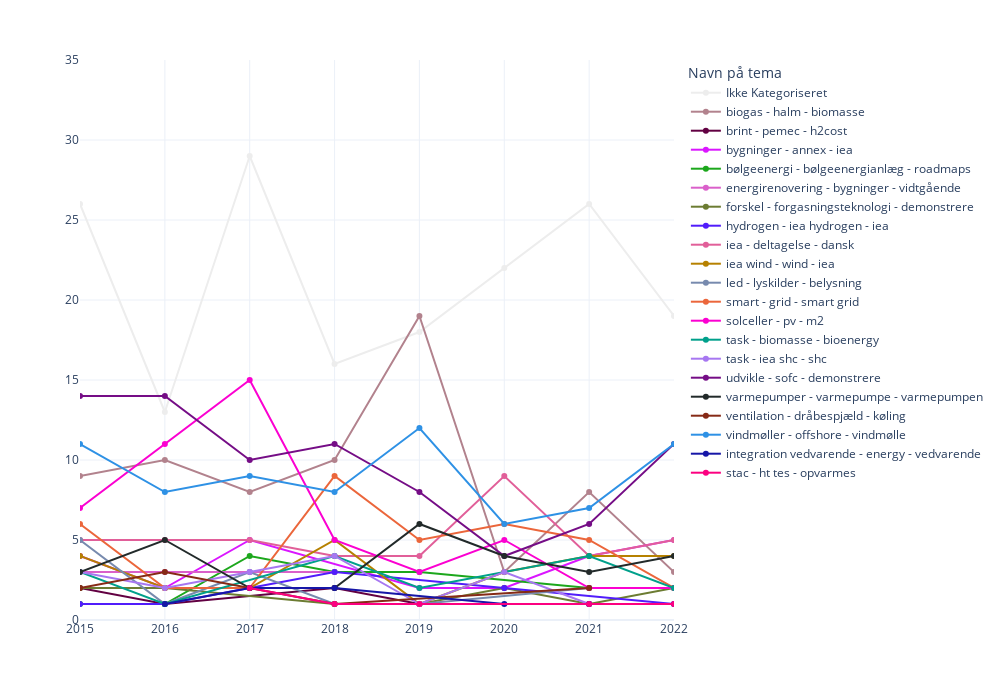

The notebook cell saved with this chart:
### Code cell
temp = df_out.groupby(['topics_name','Slut (år)']).count()['ID'].reset_index().sort_values('ID', ascending=False)

temp = temp.rename(
    columns={
    'ID': 'Antal',
    'topics_name': 'Navn på tema',
    }
).sort_values(['Slut (år)','Navn på tema'])

fig = px.line(
    temp,
    x = 'Slut (år)',
    y = 'Antal',
    color='Navn på tema',
    width=1000, 
    height=700,
    markers=True,
    color_discrete_map=color_dict,
    template='plotly_white', 
)
fig.update_layout(
    showlegend=True,
    xaxis_title=None,
    yaxis_title=None,
    yaxis_range=[0,35],
    xaxis_range=[2015,2022]
)

fig.show()

### Figure 1 — Plotly figure (JSON) as saved in the notebook; plotly's stock layout.template omitted (floating-point values rounded to 4 significant figures)
{"data": [{"hovertemplate": "Navn på tema=Ikke Kategoriseret<br>Slut (år)=%{x}<br>Antal=%{y}<extra></extra>", "legendgroup": "Ikke Kategoriseret", "line": {"color": "#ededed", "dash": "solid"}, "marker": {"symbol": "circle"}, "mode": "markers+lines", "name": "Ikke Kategoriseret", "orientation": "v", "showlegend": true, "type": "scatter", "x": [2015, 2016, 2017, 2018, 2019, 2020, 2021, 2022], "xaxis": "x", "y": [26, 13, 29, 16, 18, 22, 26, 19], "yaxis": "y"}, {"hovertemplate": "Navn på tema=biogas - halm - biomasse<br>Slut (år)=%{x}<br>Antal=%{y}<extra></extra>", "legendgroup": "biogas - halm - biomasse", "line": {"color": "#B2828D", "dash": "solid"}, "marker": {"symbol": "circle"}, "mode": "markers+lines", "name": "biogas - halm - biomasse", "orientation": "v", "showlegend": true, "type": "scatter", "x": [2015, 2016, 2017, 2018, 2019, 2020, 2021, 2022], "xaxis": "x", "y": [9, 10, 8, 10, 19, 3, 8, 3], "yaxis": "y"}, {"hovertemplate": "Navn på tema=brint - pemec - h2cost<br>Slut (år)=%{x}<br>Antal=%{y}<extra></extra>", "legendgroup": "brint - pemec - h2cost", "line": {"color": "#620042", "dash": "solid"}, "marker": {"symbol": "circle"}, "mode": "markers+lines", "name": "brint - pemec - h2cost", "orientation": "v", "showlegend": true, "type": "scatter", "x": [2015, 2016, 2018, 2019, 2021, 2022], "xaxis": "x", "y": [2, 1, 2, 1, 1, 1], "yaxis": "y"}, {"hovertemplate": "Navn på tema=bygninger - annex - iea<br>Slut (år)=%{x}<br>Antal=%{y}<extra></extra>", "legendgroup": "bygninger - annex - iea", "line": {"color": "#DA16FF", "dash": "solid"}, "marker": {"symbol": "circle"}, "mode": "markers+lines", "name": "bygninger - annex - iea", "orientation": "v", "showlegend": true, "type": "scatter", "x": [2015, 2016, 2017, 2019, 2020, 2021, 2022], "xaxis": "x", "y": [4, 2, 5, 2, 2, 4, 5], "yaxis": "y"}, {"hovertemplate": "Navn på tema=bølgeenergi - bølgeenergianlæg - roadmaps<br>Slut (år)=%{x}<br>Antal=%{y}<extra></extra>", "legendgroup": "bølgeenergi - bølgeenergianlæg - roadmaps", "line": {"color": "#1CA71C", "dash": "solid"}, "marker": {"symbol": "circle"}, "mode": "markers+lines", "name": "bølgeenergi - bølgeenergianlæg - roadmaps", "orientation": "v", "showlegend": true, "type": "scatter", "x": [2015, 2016, 2017, 2018, 2019, 2021, 2022], "xaxis": "x", "y": [1, 1, 4, 3, 3, 2, 2], "yaxis": "y"}, {"hovertemplate": "Navn på tema=energirenovering - bygninger - vidtgående<br>Slut (år)=%{x}<br>Antal=%{y}<extra></extra>", "legendgroup": "energirenovering - bygninger - vidtgående", "line": {"color": "#DA60CA", "dash": "solid"}, "marker": {"symbol": "circle"}, "mode": "markers+lines", "name": "energirenovering - bygninger - vidtgående", "orientation": "v", "showlegend": true, "type": "scatter", "x": [2015, 2016, 2017, 2018], "xaxis": "x", "y": [3, 3, 3, 3], "yaxis": "y"}, {"hovertemplate": "Navn på tema=forskel - forgasningsteknologi - demonstrere<br>Slut (år)=%{x}<br>Antal=%{y}<extra></extra>", "legendgroup": "forskel - forgasningsteknologi - demonstrere", "line": {"color": "#6C7C32", "dash": "solid"}, "marker": {"symbol": "circle"}, "mode": "markers+lines", "name": "forskel - forgasningsteknologi - demonstrere", "orientation": "v", "showlegend": true, "type": "scatter", "x": [2015, 2016, 2018, 2019, 2020, 2021, 2022], "xaxis": "x", "y": [2, 2, 1, 1, 2, 1, 2], "yaxis": "y"}, {"hovertemplate": "Navn på tema=hydrogen - iea hydrogen - iea<br>Slut (år)=%{x}<br>Antal=%{y}<extra></extra>", "legendgroup": "hydrogen - iea hydrogen - iea", "line": {"color": "#511CFB", "dash": "solid"}, "marker": {"symbol": "circle"}, "mode": "markers+lines", "name": "hydrogen - iea hydrogen - iea", "orientation": "v", "showlegend": true, "type": "scatter", "x": [2015, 2016, 2018, 2020, 2022], "xaxis": "x", "y": [1, 1, 3, 2, 1], "yaxis": "y"}, {"hovertemplate": "Navn på tema=iea - deltagelse - dansk<br>Slut (år)=%{x}<br>Antal=%{y}<extra></extra>", "legendgroup": "iea - deltagelse - dansk", "line": {"color": "#E15F99", "dash": "solid"}, "marker": {"symbol": "circle"}, "mode": "markers+lines", "name": "iea - deltagelse - dansk", "orientation": "v", "showlegend": true, "type": "scatter", "x": [2015, 2016, 2017, 2018, 2019, 2020, 2021, 2022], "xaxis": "x", "y": [5, 5, 5, 4, 4, 9, 4, 5], "yaxis": "y"}, {"hovertemplate": "Navn på tema=iea wind - wind - iea<br>Slut (år)=%{x}<br>Antal=%{y}<extra></extra>", "legendgroup": "iea wind - wind - iea", "line": {"color": "#B68100", "dash": "solid"}, "marker": {"symbol": "circle"}, "mode": "markers+lines", "name": "iea wind - wind - iea", "orientation": "v", "showlegend": true, "type": "scatter", "x": [2015, 2016, 2017, 2018, 2019, 2020, 2021, 2022], "xaxis": "x", "y": [4, 2, 2, 5, 1, 3, 4, 4], "yaxis": "y"}, {"hovertemplate": "Navn på tema=led - lyskilder - belysning<br>Slut (år)=%{x}<br>Antal=%{y}<extra></extra>", "legendgroup": "led - lyskilder - belysning", "line": {"color": "#778AAE", "dash": "solid"}, "marker": {"symbol": "circle"}, "mode": "markers+lines", "name": "led - lyskilder - belysning", "orientation": "v", "showlegend": true, "type": "scatter", "x": [2015, 2016, 2017, 2018, 2019, 2021], "xaxis": "x", "y": [5, 1, 3, 1, 1, 2], "yaxis": "y"}, {"hovertemplate": "Navn på tema=smart - grid - smart grid<br>Slut (år)=%{x}<br>Antal=%{y}<extra></extra>", "legendgroup": "smart - grid - smart grid", "line": {"color": "#EB663B", "dash": "solid"}, "marker": {"symbol": "circle"}, "mode": "markers+lines", "name": "smart - grid - smart grid", "orientation": "v", "showlegend": true, "type": "scatter", "x": [2015, 2016, 2017, 2018, 2019, 2020, 2021, 2022], "xaxis": "x", "y": [6, 2, 2, 9, 5, 6, 5, 2], "yaxis": "y"}, {"hovertemplate": "Navn på tema=solceller - pv - m2<br>Slut (år)=%{x}<br>Antal=%{y}<extra></extra>", "legendgroup": "solceller - pv - m2", "line": {"color": "#FB00D1", "dash": "solid"}, "marker": {"symbol": "circle"}, "mode": "markers+lines", "name": "solceller - pv - m2", "orientation": "v", "showlegend": true, "type": "scatter", "x": [2015, 2016, 2017, 2018, 2019, 2020, 2021, 2022], "xaxis": "x", "y": [7, 11, 15, 5, 3, 5, 2, 2], "yaxis": "y"}, {"hovertemplate": "Navn på tema=task - biomasse - bioenergy<br>Slut (år)=%{x}<br>Antal=%{y}<extra></extra>", "legendgroup": "task - biomasse - bioenergy", "line": {"color": "#00A08B", "dash": "solid"}, "marker": {"symbol": "circle"}, "mode": "markers+lines", "name": "task - biomasse - bioenergy", "orientation": "v", "showlegend": true, "type": "scatter", "x": [2015, 2016, 2018, 2019, 2021, 2022], "xaxis": "x", "y": [3, 1, 4, 2, 4, 2], "yaxis": "y"}, {"hovertemplate": "Navn på tema=task - iea shc - shc<br>Slut (år)=%{x}<br>Antal=%{y}<extra></extra>", "legendgroup": "task - iea shc - shc", "line": {"color": "#A777F1", "dash": "solid"}, "marker": {"symbol": "circle"}, "mode": "markers+lines", "name": "task - iea shc - shc", "orientation": "v", "showlegend": true, "type": "scatter", "x": [2015, 2016, 2017, 2018, 2019, 2020, 2021], "xaxis": "x", "y": [3, 2, 3, 4, 1, 3, 1], "yaxis": "y"}, {"hovertemplate": "Navn på tema=udvikle - sofc - demonstrere<br>Slut (år)=%{x}<br>Antal=%{y}<extra></extra>", "legendgroup": "udvikle - sofc - demonstrere", "line": {"color": "#750D86", "dash": "solid"}, "marker": {"symbol": "circle"}, "mode": "markers+lines", "name": "udvikle - sofc - demonstrere", "orientation": "v", "showlegend": true, "type": "scatter", "x": [2015, 2016, 2017, 2018, 2019, 2020, 2021, 2022], "xaxis": "x", "y": [14, 14, 10, 11, 8, 4, 6, 11], "yaxis": "y"}, {"hovertemplate": "Navn på tema=varmepumper - varmepumpe - varmepumpen<br>Slut (år)=%{x}<br>Antal=%{y}<extra></extra>", "legendgroup": "varmepumper - varmepumpe - varmepumpen", "line": {"color": "#222A2A", "dash": "solid"}, "marker": {"symbol": "circle"}, "mode": "markers+lines", "name": "varmepumper - varmepumpe - varmepumpen", "orientation": "v", "showlegend": true, "type": "scatter", "x": [2015, 2016, 2017, 2018, 2019, 2020, 2021, 2022], "xaxis": "x", "y": [3, 5, 2, 2, 6, 4, 3, 4], "yaxis": "y"}, {"hovertemplate": "Navn på tema=ventilation - dråbespjæld - køling<br>Slut (år)=%{x}<br>Antal=%{y}<extra></extra>", "legendgroup": "ventilation - dråbespjæld - køling", "line": {"color": "#862A16", "dash": "solid"}, "marker": {"symbol": "circle"}, "mode": "markers+lines", "name": "ventilation - dråbespjæld - køling", "orientation": "v", "showlegend": true, "type": "scatter", "x": [2015, 2016, 2018, 2021], "xaxis": "x", "y": [2, 3, 1, 2], "yaxis": "y"}, {"hovertemplate": "Navn på tema=vindmøller - offshore - vindmølle<br>Slut (år)=%{x}<br>Antal=%{y}<extra></extra>", "legendgroup": "vindmøller - offshore - vindmølle", "line": {"color": "#2E91E5", "dash": "solid"}, "marker": {"symbol": "circle"}, "mode": "markers+lines", "name": "vindmøller - offshore - vindmølle", "orientation": "v", "showlegend": true, "type": "scatter", "x": [2015, 2016, 2017, 2018, 2019, 2020, 2021, 2022], "xaxis": "x", "y": [11, 8, 9, 8, 12, 6, 7, 11], "yaxis": "y"}, {"hovertemplate": "Navn på tema=integration vedvarende - energy - vedvarende<br>Slut (år)=%{x}<br>Antal=%{y}<extra></extra>", "legendgroup": "integration vedvarende - energy - vedvarende", "line": {"color": "#1616A7", "dash": "solid"}, "marker": {"symbol": "circle"}, "mode": "markers+lines", "name": "integration vedvarende - energy - vedvarende", "orientation": "v", "showlegend": true, "type": "scatter", "x": [2016, 2017, 2018, 2020, 2021], "xaxis": "x", "y": [1, 2, 2, 1, 1], "yaxis": "y"}, {"hovertemplate": "Navn på tema=stac - ht tes - opvarmes<br>Slut (år)=%{x}<br>Antal=%{y}<extra></extra>", "legendgroup": "stac - ht tes - opvarmes", "line": {"color": "#FC0080", "dash": "solid"}, "marker": {"symbol": "circle"}, "mode": "markers+lines", "name": "stac - ht tes - opvarmes", "orientation": "v", "showlegend": true, "type": "scatter", "x": [2017, 2018, 2019, 2021, 2022], "xaxis": "x", "y": [2, 1, 1, 1, 1], "yaxis": "y"}], "layout": {"height": 700, "legend": {"title": {"text": "Navn på tema"}, "tracegroupgap": 0}, "margin": {"t": 60}, "showlegend": true, "width": 1000, "xaxis": {"anchor": "y", "domain": [0, 1], "range": [2015, 2022], "title": {}}, "yaxis": {"anchor": "x", "domain": [0, 1], "range": [0, 35], "title": {}}}}
